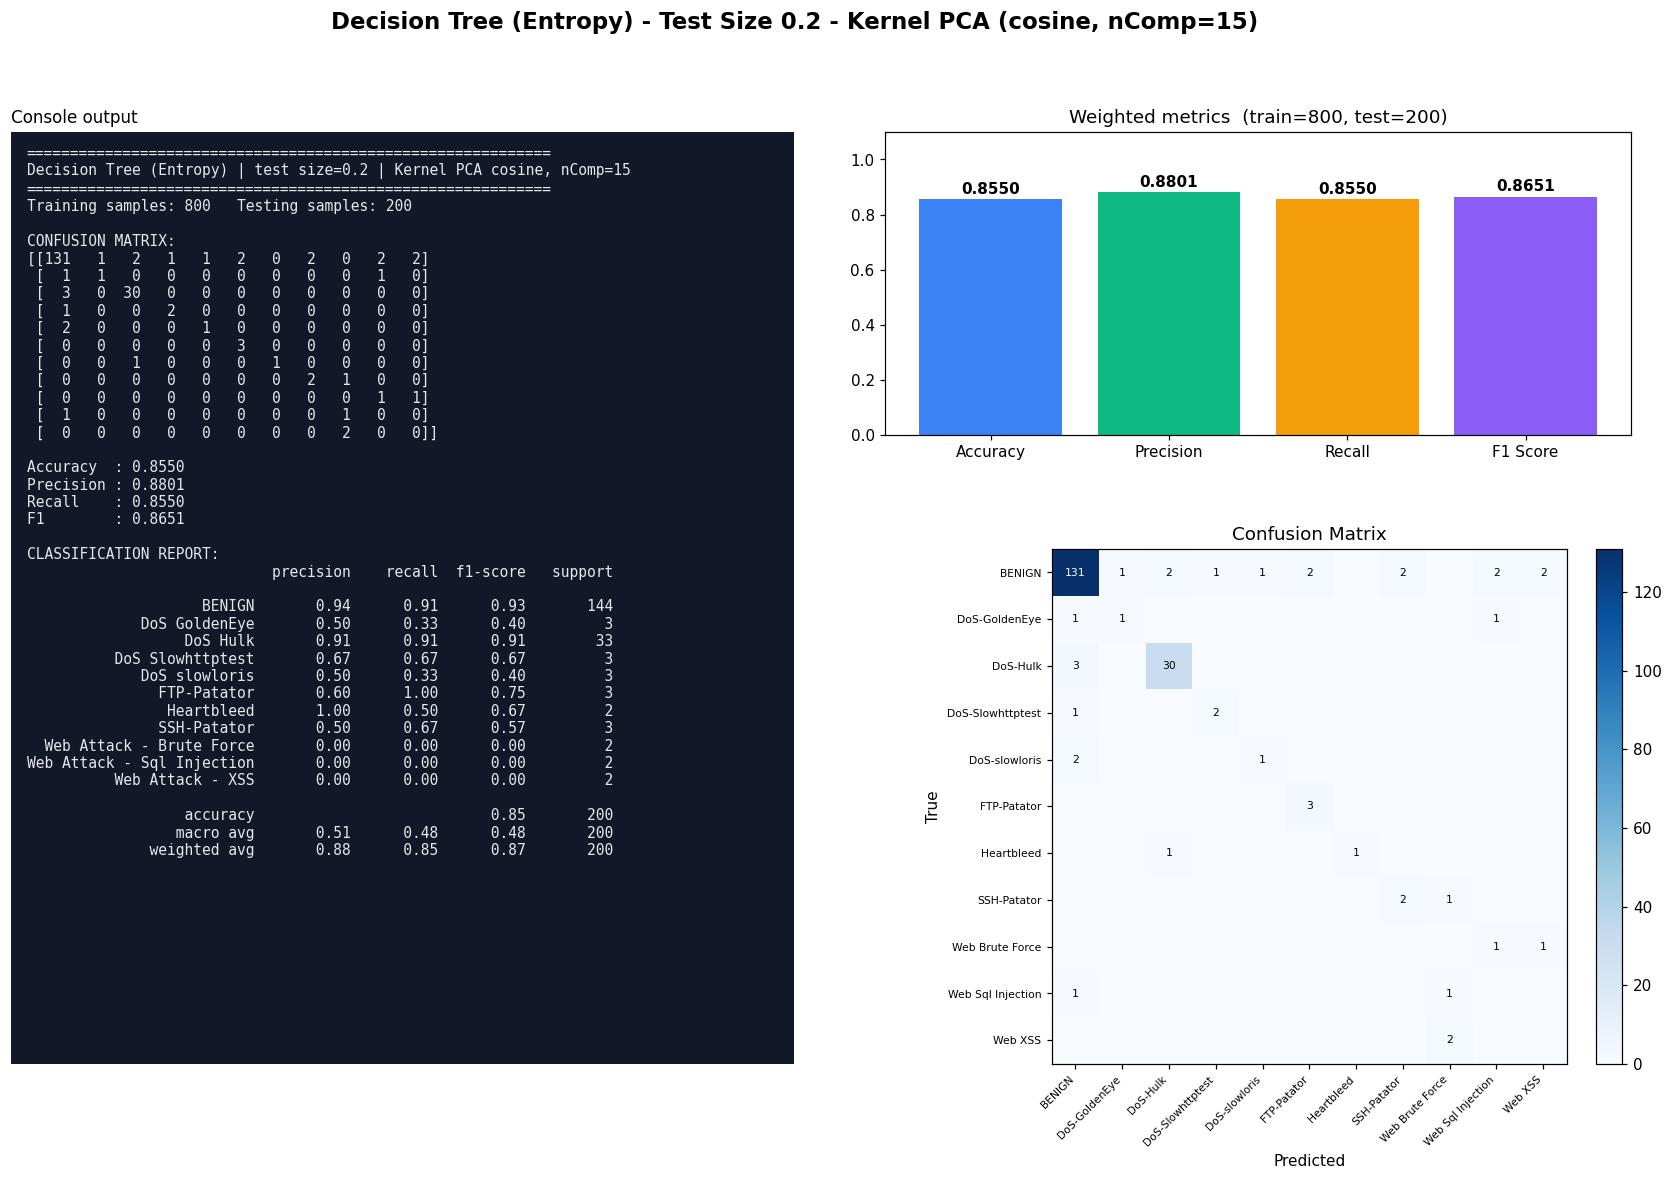

This chart was generated by the following Python code:
#!/usr/bin/env python3
"""Decision Tree (Entropy) | Test size 0.2 | Kernel PCA kernel=cosine, n_components=15
CIC-IDS2017 (Tue+Wed+Thu-morning) 1000-row stratified sample.
Run in any IDE (Spyder / VS Code / PyCharm / Jupyter): open the file and press Run, no arguments needed.
Saves next to this file: 'Test0.2_nComp15_DT.jpg' - one image with the console output (confusion matrix, metrics, classification report) plus charts."""
import json, os
import numpy as np
import matplotlib.pyplot as plt
from sklearn.decomposition import KernelPCA
from sklearn.tree import DecisionTreeClassifier
from sklearn.metrics import (accuracy_score, classification_report, confusion_matrix,
                             f1_score, precision_score, recall_score)
from sklearn.model_selection import train_test_split
from sklearn.preprocessing import StandardScaler

TEST_SIZE, KERNEL, N_COMP, ALG, ALG_NAME = 0.2, "cosine", 15, "DT", "Decision Tree (Entropy)"
try:
    HERE = os.path.dirname(os.path.abspath(__file__))
except NameError:                      # Jupyter / interactive console
    HERE = os.getcwd()
def _find_root():                      # folder that contains data/sample.npz (works from any working directory)
    for p in (HERE, os.path.join(HERE, ".."), os.path.join(HERE, "..", ".."), os.getcwd()):
        if os.path.exists(os.path.join(p, "data", "sample.npz")):
            return os.path.abspath(p)
    raise FileNotFoundError("data/sample.npz not found - run prepare_data.py or keep the repo folder structure")
ROOT = _find_root()
tag = f"Test{TEST_SIZE}_nComp{N_COMP}_{ALG}"

# 1. LOAD cached, cleaned sample (see prepare_data.py)
d = np.load(os.path.join(ROOT, "data", "sample.npz"), allow_pickle=True)
X, y, class_names = d["X"], d["y"], [str(c).replace("�", "-") for c in d["classes"]]

# 2. SPLIT
X_train, X_test, y_train, y_test = train_test_split(
    X, y, test_size=TEST_SIZE, random_state=42, stratify=y)

# 3. SCALE (fit on train only)
scaler = StandardScaler()
X_train = scaler.fit_transform(X_train); X_test = scaler.transform(X_test)

# 4. DIMENSIONALITY REDUCTION: Kernel PCA (fit on train only; gamma = sklearn default 1/n_features)
kpca = KernelPCA(n_components=N_COMP, kernel=KERNEL, random_state=0)
X_train = kpca.fit_transform(X_train); X_test = kpca.transform(X_test)

# 5. CLASSIFIER
classifier = DecisionTreeClassifier(criterion="entropy", random_state=0)
classifier.fit(X_train, y_train)
y_pred = classifier.predict(X_test)

# 6. METRICS
labels = np.arange(len(class_names))
cm = confusion_matrix(y_test, y_pred, labels=labels)
res = dict(test_size=TEST_SIZE, kernel=KERNEL, n_components=N_COMP, algorithm=ALG, model=ALG_NAME,
           n_train=int(len(y_train)), n_test=int(len(y_test)),
           accuracy=accuracy_score(y_test, y_pred),
           precision=precision_score(y_test, y_pred, average="weighted", zero_division=0),
           recall=recall_score(y_test, y_pred, average="weighted", zero_division=0),
           f1=f1_score(y_test, y_pred, average="weighted", zero_division=0))
report = classification_report(y_test, y_pred, labels=labels, target_names=class_names, zero_division=0)
lines = ["=" * 60, f"{ALG_NAME} | test size={TEST_SIZE} | Kernel PCA {KERNEL}, nComp={N_COMP}", "=" * 60,
         f"Training samples: {len(y_train)}   Testing samples: {len(y_test)}", "", "CONFUSION MATRIX:", np.array2string(cm), ""]
for k in ("accuracy", "precision", "recall", "f1"): lines.append(f"{k.capitalize():10s}: {res[k]:.4f}")
lines += ["", "CLASSIFICATION REPORT:", report]
console_output = "\n".join(lines); print(console_output)

# 7. VISUAL OUTPUT: console output + charts in ONE image (real results only)
short = [c.replace("Web Attack - ", "Web ").replace("DoS ", "DoS-") for c in class_names]
fig = plt.figure(figsize=(19, 11), dpi=110)
gs = fig.add_gridspec(2, 2, width_ratios=[1.05, 1], height_ratios=[1, 1.7], hspace=0.28, wspace=0.12)
fig.suptitle(f"{ALG_NAME} - Test Size {TEST_SIZE} - Kernel PCA ({KERNEL}, nComp={N_COMP})", fontsize=15, fontweight="bold")
axt = fig.add_subplot(gs[:, 0]); axt.set_facecolor("#111827"); axt.set_xticks([]); axt.set_yticks([])
for sp in axt.spines.values(): sp.set_visible(False)
axt.text(0.02, 0.985, console_output, family="monospace", fontsize=9.6, color="#e5e7eb", va="top", ha="left", transform=axt.transAxes)
axt.set_title("Console output", loc="left", fontsize=11)
ax0 = fig.add_subplot(gs[0, 1]); ax1 = fig.add_subplot(gs[1, 1])
names = ["Accuracy", "Precision", "Recall", "F1 Score"]; vals = [res["accuracy"], res["precision"], res["recall"], res["f1"]]
bars = ax0.bar(names, vals, color=["#3b82f6", "#10b981", "#f59e0b", "#8b5cf6"])
ax0.set_ylim(0, 1.1); ax0.set_title(f"Weighted metrics  (train={res['n_train']}, test={res['n_test']})")
for b in bars: ax0.text(b.get_x() + b.get_width() / 2, b.get_height() + .02, f"{b.get_height():.4f}", ha="center", fontweight="bold")
im = ax1.imshow(cm, cmap="Blues"); fig.colorbar(im, ax=ax1, fraction=.046, pad=.04)
ax1.set_xticks(labels); ax1.set_yticks(labels); ax1.set_xticklabels(short, rotation=45, ha="right", fontsize=7); ax1.set_yticklabels(short, fontsize=7)
ax1.set_xlabel("Predicted"); ax1.set_ylabel("True"); ax1.set_title("Confusion Matrix")
for a in labels:
    for b_ in labels:
        if cm[a, b_]: ax1.text(b_, a, cm[a, b_], ha="center", va="center", fontsize=7, color="white" if cm[a, b_] > cm.max() / 2 else "black")
plt.savefig(os.path.join(HERE, tag + ".jpg"), format="jpg", bbox_inches="tight")
if os.environ.get("ACN_NO_SHOW") != "1": plt.show()   # IDEs display the image; run_all.py disables this
plt.close()

os.makedirs(os.path.join(ROOT, "results", "json"), exist_ok=True)
with open(os.path.join(ROOT, "results", "json", tag + ".json"), "w") as f: json.dump(res, f)
